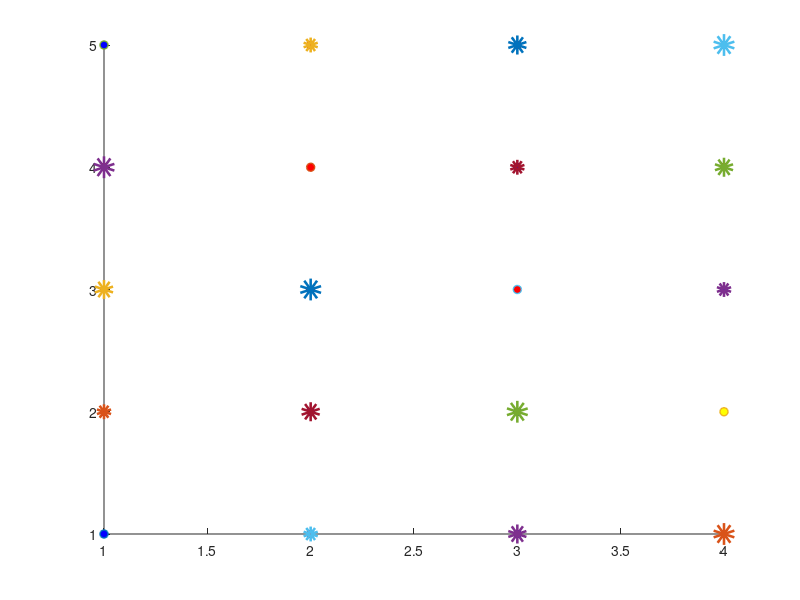

Recreate this plot in MATLAB.
clear; close all; clc;

%read images from directory


M1=[1    1    1    1    1   
5    5    5    5    5
8    8    8    8    8
10    10    10    10    10];

M2=[-0.1    -0.93    0.4    0.65    0   
.25    .71    .83    -.59    -0.7
.23    -.14    -.55    .49    .53
74.   .71    -.19    .58    -.76];

R1=[1 2 3 4 5];
C1=[1 2 3 4 5];

[ii,jj]=meshgrid(R1,C1);
cl=sign(M2)+2;
col='byr';
for k=1:numel(M1)
  h=scatter(ii(k),jj(k),'MarkerFaceColor',col(cl(k)),'linewidth',M1(k));
  hold on;
end